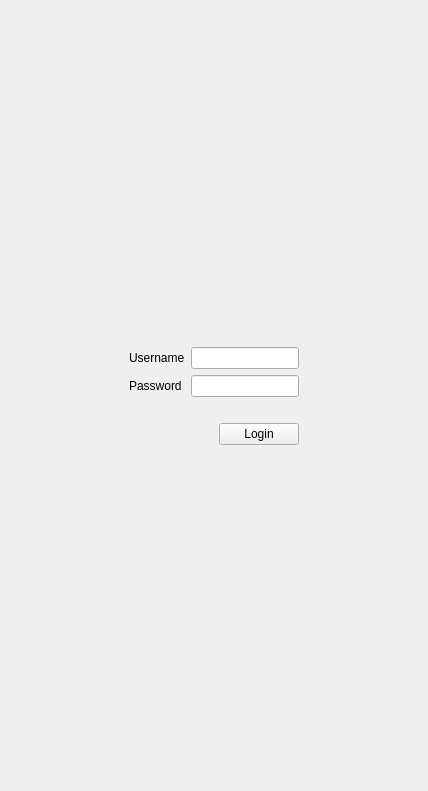
<?xml version="1.0" encoding="UTF-8"?>
<ui version="4.0">
 <class>Widget</class>
 <widget class="QWidget" name="Widget">
  <property name="geometry">
   <rect>
    <x>0</x>
    <y>0</y>
    <width>428</width>
    <height>791</height>
   </rect>
  </property>
  <property name="windowTitle">
   <string>Widget</string>
  </property>
  <layout class="QVBoxLayout" name="verticalLayout">
   <item>
    <widget class="QStackedWidget" name="stackedWidget">
     <property name="currentIndex">
      <number>0</number>
     </property>
     <widget class="QWidget" name="LoginPage">
      <layout class="QGridLayout" name="gridLayout_2">
       <item row="0" column="1">
        <spacer name="verticalSpacer_2">
         <property name="orientation">
          <enum>Qt::Vertical</enum>
         </property>
         <property name="sizeHint" stdset="0">
          <size>
           <width>20</width>
           <height>40</height>
          </size>
         </property>
        </spacer>
       </item>
       <item row="2" column="2">
        <spacer name="horizontalSpacer_2">
         <property name="orientation">
          <enum>Qt::Horizontal</enum>
         </property>
         <property name="sizeHint" stdset="0">
          <size>
           <width>40</width>
           <height>20</height>
          </size>
         </property>
        </spacer>
       </item>
       <item row="5" column="1">
        <spacer name="verticalSpacer">
         <property name="orientation">
          <enum>Qt::Vertical</enum>
         </property>
         <property name="sizeHint" stdset="0">
          <size>
           <width>20</width>
           <height>40</height>
          </size>
         </property>
        </spacer>
       </item>
       <item row="4" column="1">
        <layout class="QHBoxLayout" name="horizontalLayout">
         <item>
          <spacer name="horizontalSpacer_3">
           <property name="orientation">
            <enum>Qt::Horizontal</enum>
           </property>
           <property name="sizeHint" stdset="0">
            <size>
             <width>40</width>
             <height>20</height>
            </size>
           </property>
          </spacer>
         </item>
         <item>
          <widget class="QPushButton" name="bt_login">
           <property name="text">
            <string>Login</string>
           </property>
          </widget>
         </item>
        </layout>
       </item>
       <item row="2" column="0">
        <spacer name="horizontalSpacer">
         <property name="orientation">
          <enum>Qt::Horizontal</enum>
         </property>
         <property name="sizeHint" stdset="0">
          <size>
           <width>40</width>
           <height>20</height>
          </size>
         </property>
        </spacer>
       </item>
       <item row="2" column="1">
        <layout class="QFormLayout" name="formLayout">
         <item row="0" column="0">
          <widget class="QLabel" name="label">
           <property name="text">
            <string>Username</string>
           </property>
          </widget>
         </item>
         <item row="0" column="1">
          <widget class="QLineEdit" name="le_username"/>
         </item>
         <item row="1" column="0">
          <widget class="QLabel" name="label_2">
           <property name="text">
            <string>Password</string>
           </property>
          </widget>
         </item>
         <item row="1" column="1">
          <widget class="QLineEdit" name="le_password">
           <property name="echoMode">
            <enum>QLineEdit::Password</enum>
           </property>
          </widget>
         </item>
        </layout>
       </item>
       <item row="3" column="1">
        <widget class="QLabel" name="lb_notice_login">
         <property name="text">
          <string/>
         </property>
         <property name="alignment">
          <set>Qt::AlignRight|Qt::AlignTrailing|Qt::AlignVCenter</set>
         </property>
        </widget>
       </item>
      </layout>
     </widget>
     <widget class="QWidget" name="MainPage">
      <layout class="QVBoxLayout" name="verticalLayout_2">
       <item>
        <layout class="QGridLayout" name="gridLayout"/>
       </item>
       <item>
        <layout class="QHBoxLayout" name="horizontalLayout_2">
         <item>
          <spacer name="horizontalSpacer_4">
           <property name="orientation">
            <enum>Qt::Horizontal</enum>
           </property>
           <property name="sizeHint" stdset="0">
            <size>
             <width>40</width>
             <height>20</height>
            </size>
           </property>
          </spacer>
         </item>
         <item>
          <widget class="QComboBox" name="comboBox"/>
         </item>
         <item>
          <widget class="QPushButton" name="pushButton_2">
           <property name="text">
            <string>PushButton</string>
           </property>
          </widget>
         </item>
         <item>
          <widget class="QPushButton" name="pushButton_3">
           <property name="text">
            <string>PushButton</string>
           </property>
          </widget>
         </item>
        </layout>
       </item>
      </layout>
     </widget>
    </widget>
   </item>
  </layout>
 </widget>
 <resources/>
 <connections/>
</ui>
